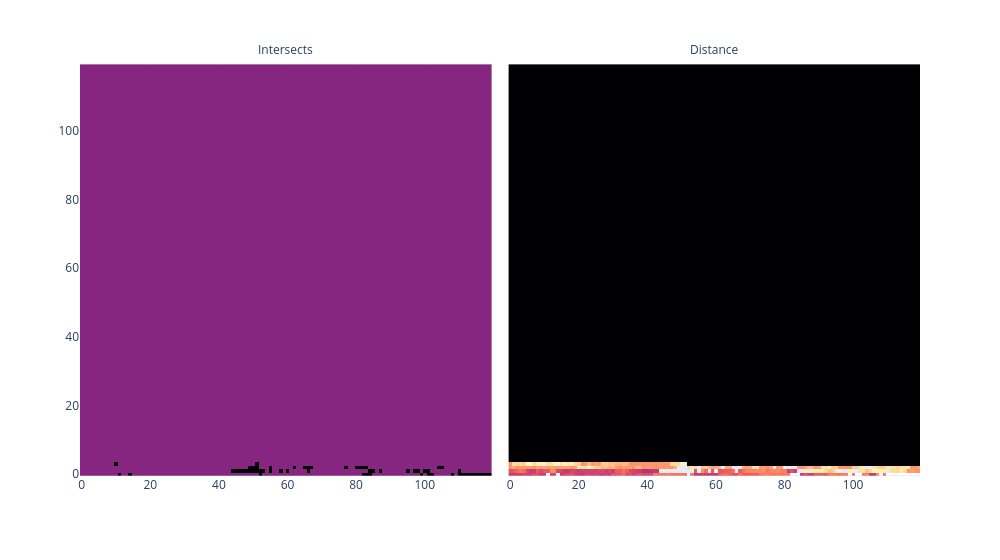

Here is the notebook cell this chart was saved with:
### Code cell
def raytrace_mesh(
    rays: Float[Tensor, "nrays rayPoints=2 dims=3"],
    triangles: Float[Tensor, "ntriangles trianglePoints=3 dims=3"],
) -> Float[Tensor, " nrays"]:
    """
    For each ray, return the distance to the closest intersecting triangle, or infinity.
    """

    distances = t.zeros(rays.shape[0])
    for i in range(triangles.shape[0]):
        distances[i] = raytrace_triangle_closest(rays, triangles[i])
    return distances
         


num_pixels_y = 120
num_pixels_z = 120
y_limit = z_limit = 1

rays = make_rays_2d(num_pixels_y, num_pixels_z, y_limit, z_limit)
rays[:, 0] = t.tensor([-2, 0.0, 0.0])
dists = raytrace_mesh(rays, triangles)
intersects = t.isfinite(dists).view(num_pixels_y, num_pixels_z)
dists_square = dists.view(num_pixels_y, num_pixels_z)
img = t.stack([intersects, dists_square], dim=0)

fig = px.imshow(img, facet_col=0, origin="lower", color_continuous_scale="magma", width=1000)
fig.update_layout(coloraxis_showscale=False)
for i, text in enumerate(["Intersects", "Distance"]):
    fig.layout.annotations[i]["text"] = text
fig.show()

### Figure 1 — Plotly figure (JSON) as saved in the notebook; plotly's stock layout.template omitted (floating-point values rounded to 4 significant figures; data arrays with more than 128 entries replaced by an {"elided": "..."} marker saying what was removed)
{"data": [{"coloraxis": "coloraxis", "hovertemplate": "x: %{x}<br>y: %{y}<br>color: %{z}<extra></extra>", "name": "0", "type": "heatmap", "xaxis": "x", "yaxis": "y", "z": {"elided": "120x120 float values"}}, {"coloraxis": "coloraxis", "hovertemplate": "x: %{x}<br>y: %{y}<br>color: %{z}<extra></extra>", "name": "1", "type": "heatmap", "xaxis": "x2", "yaxis": "y2", "z": {"elided": "120x120 float values"}}], "layout": {"annotations": [{"font": {}, "showarrow": false, "text": "Intersects", "x": 0.245, "xanchor": "center", "xref": "paper", "y": 1, "yanchor": "bottom", "yref": "paper"}, {"font": {}, "showarrow": false, "text": "Distance", "x": 0.755, "xanchor": "center", "xref": "paper", "y": 1, "yanchor": "bottom", "yref": "paper"}], "coloraxis": {"autocolorscale": false, "colorscale": [[0, "#000004"], [0.1111, "#180f3d"], [0.2222, "#440f76"], [0.3333, "#721f81"], [0.4444, "#9e2f7f"], [0.5556, "#cd4071"], [0.6667, "#f1605d"], [0.7778, "#fd9668"], [0.8889, "#feca8d"], [1, "#fcfdbf"]], "showscale": false}, "margin": {"t": 60}, "width": 1000, "xaxis": {"anchor": "y", "constrain": "domain", "domain": [0, 0.49], "scaleanchor": "y"}, "xaxis2": {"anchor": "y2", "domain": [0.51, 1], "matches": "x"}, "yaxis": {"anchor": "x", "autorange": true, "constrain": "domain", "domain": [0, 1]}, "yaxis2": {"anchor": "x2", "domain": [0, 1], "matches": "y", "showticklabels": false}}}
